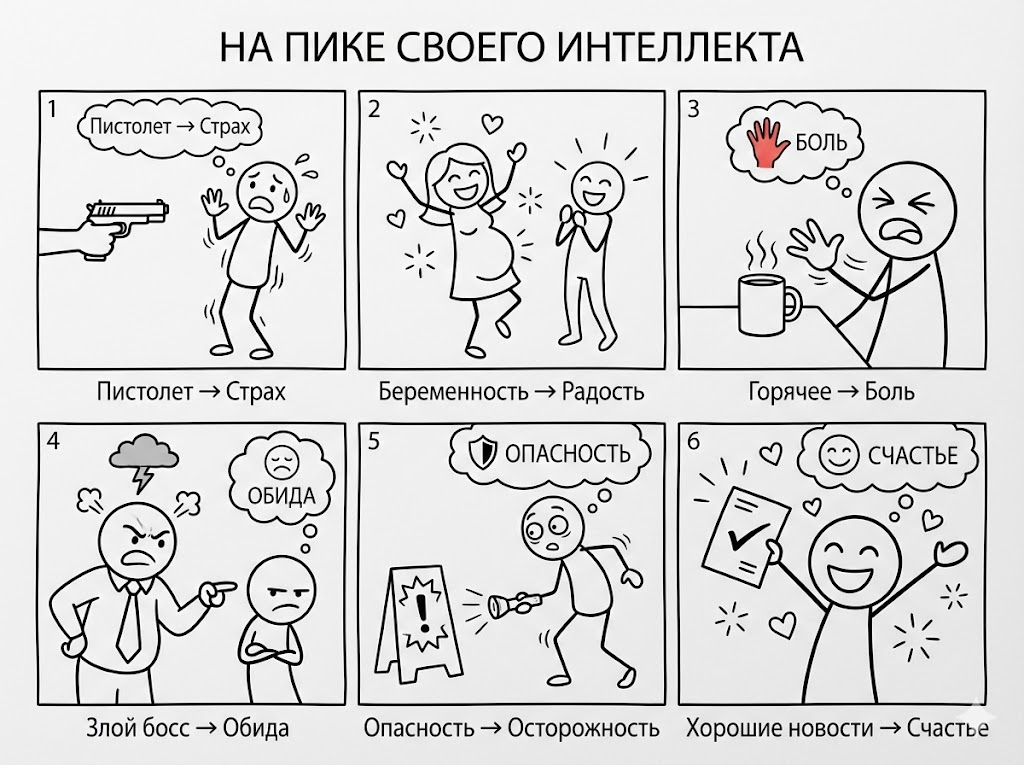
#> input picture assets/chapter_2/05_top_intelligence_examples.png, 1024 x 765 px; its folder holds only this picture in this run
$ python -i image_processor.py   (imports and definitions only)
#> lines starting #> are read from the running program, lines starting #| are printed output that depends on the picture; after the words box and inside, x2 and y2 are one past the last pixel; in counts of white or black regions, pixels touching at a corner belong together
"""Image processing module for HEIC conversion and preprocessing."""

import os
from pathlib import Path
from typing import Optional
import cv2
import numpy as np
from PIL import Image
from pillow_heif import register_heif_opener

# Register HEIF opener with Pillow
# [1 line not run here, left out]


# [22 lines left out: function convert_heic_to_png, not called in this run]


def preprocess_image_for_ocr(image_path: str, output_path: Optional[str] = None) -> str:
    """
    Preprocess image for better OCR accuracy.

    Applies:
    - Grayscale conversion
    - Noise reduction
    - Contrast enhancement
    - Deskewing (if needed)
    - Thresholding

    Args:
        image_path: Path to input image
        output_path: Optional output path. If None, overwrites input

    Returns:
        Path to preprocessed image
    """
    if output_path is None:
        output_path = image_path

    # Read image
    img = cv2.imread(image_path)
#> img is the input picture: shape (765, 1024, 3); mean B, G, R 216.9, 216.9, 217
    if img is None:
        raise ValueError(f"Could not read image: {image_path}")

    # Convert to grayscale
    gray = cv2.cvtColor(img, cv2.COLOR_BGR2GRAY)

    # Apply Gaussian blur to reduce noise
    denoised = cv2.GaussianBlur(gray, (3, 3), 0)

    # Apply adaptive thresholding for better text contrast
    thresh = cv2.adaptiveThreshold(
        denoised, 255, cv2.ADAPTIVE_THRESH_GAUSSIAN_C, cv2.THRESH_BINARY, 11, 2
    )
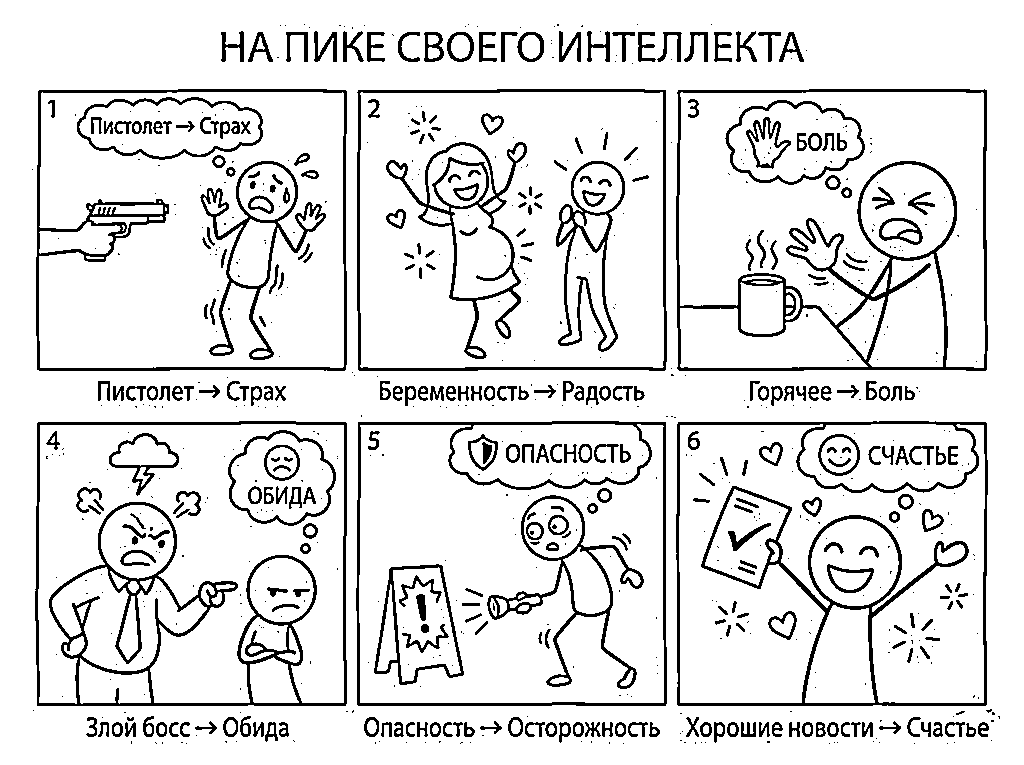
#> thresh: shape (765, 1024); 88.5% white; 839 black regions (507 under 20 px), largest, box (x1, y1, x2, y2) and area: (35, 421, 347, 706) 9336, (676, 89, 988, 371) 8382, (676, 421, 988, 706) 8291

    # Optional: Apply morphological operations to clean up
    kernel = np.ones((1, 1), np.uint8)
    cleaned = cv2.morphologyEx(thresh, cv2.MORPH_CLOSE, kernel)

    # Save preprocessed image
    cv2.imwrite(output_path, cleaned)

    return output_path


# [34 lines left out: function process_all_images, not called in this run]

>>> result = preprocess_image_for_ocr('../../assets/chapter_2/05_top_intelligence_examples.png')

$ run again, on assets/chapter_2/01_listening_give_take.png
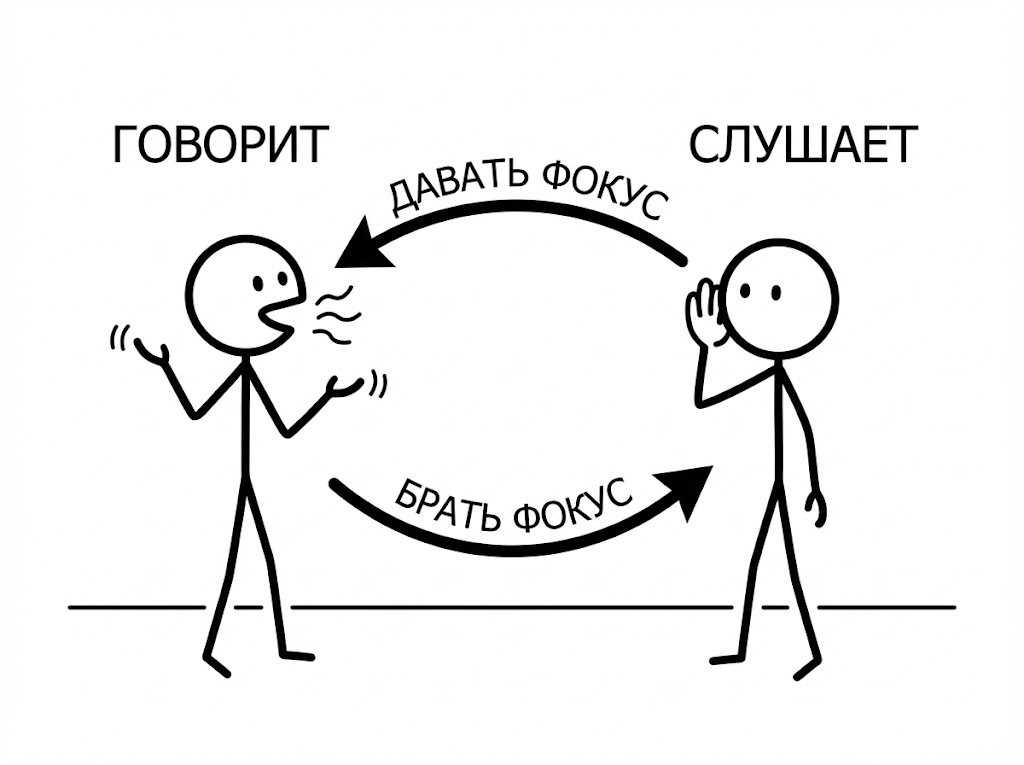
#> input picture assets/chapter_2/01_listening_give_take.png, 1024 x 765 px
#> in preprocess_image_for_ocr, img is the input picture: shape (765, 1024, 3); mean B, G, R 239.3, 239.3, 239.3
#> in preprocess_image_for_ocr, `thresh = cv2.adaptiveThreshold( denoised, 255, cv2.ADAPTIVE_THRESH_GAU..`:
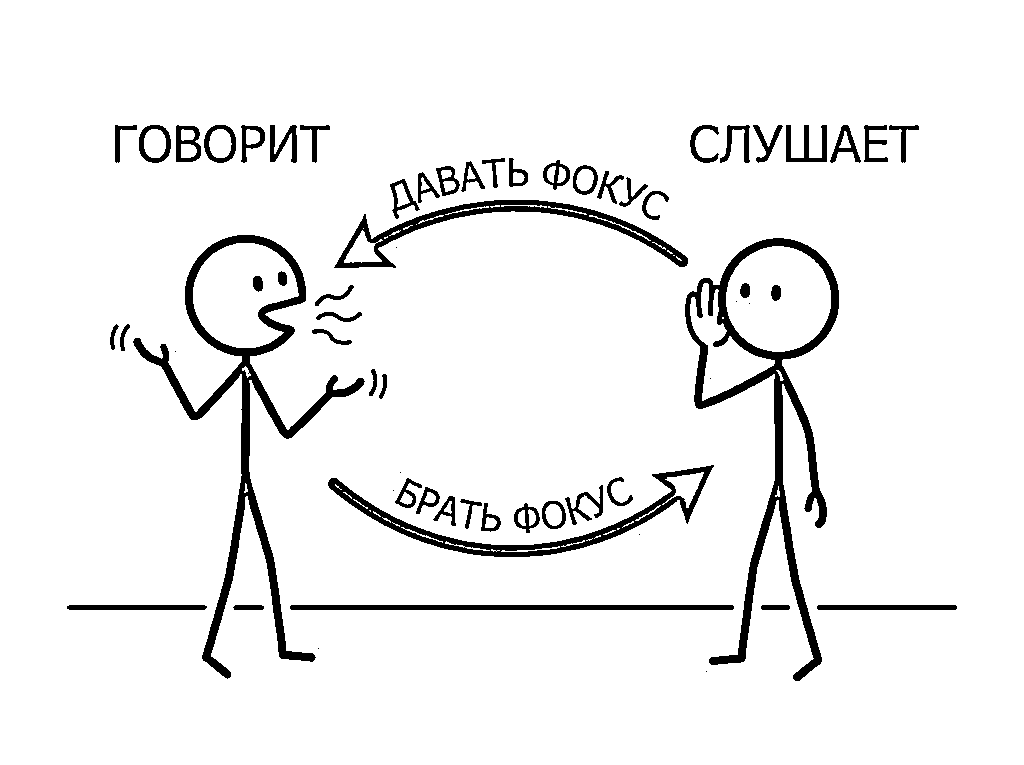
#> thresh: shape (765, 1024); 94.1% white; 64 black regions (10 under 20 px), largest, box (x1, y1, x2, y2) and area: (685, 238, 839, 681) 10620, (133, 235, 365, 679) 10444, (328, 465, 714, 557) 4748

$ run again, on assets/chapter_2/02_yes_and_structure.png
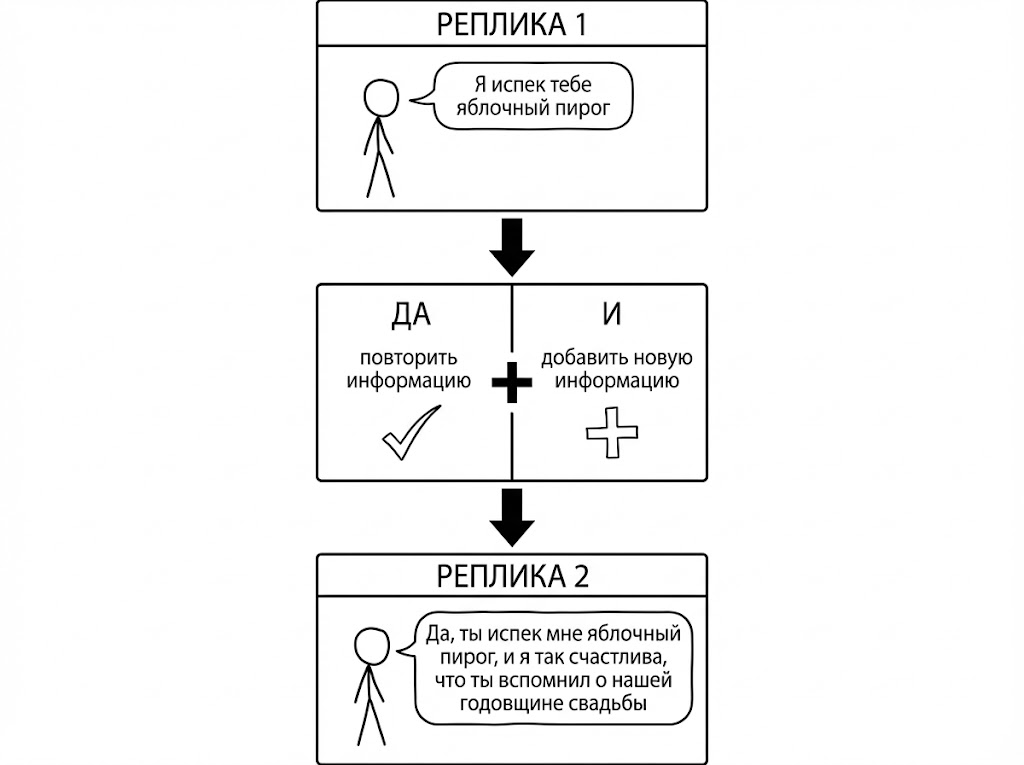
#> input picture assets/chapter_2/02_yes_and_structure.png, 1024 x 765 px
#> in preprocess_image_for_ocr, img is the input picture: shape (765, 1024, 3); mean B, G, R 245.3, 245.3, 245.3
#> in preprocess_image_for_ocr, `thresh = cv2.adaptiveThreshold( denoised, 255, cv2.ADAPTIVE_THRESH_GAU..`:
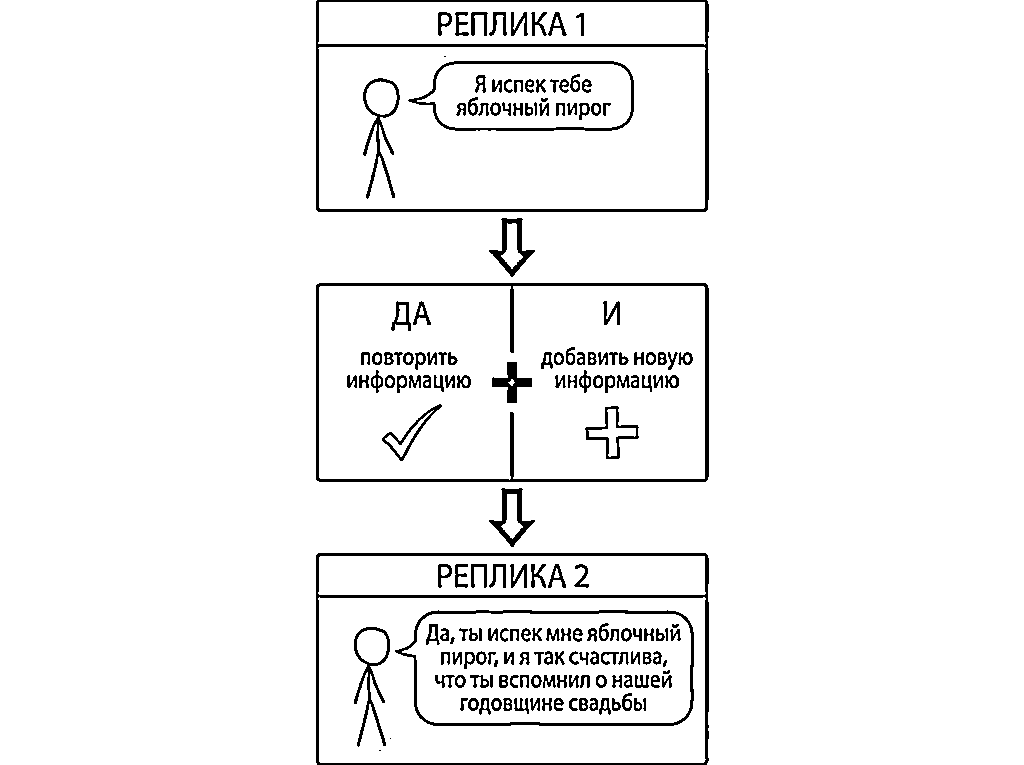
#> thresh: shape (765, 1024); 95.4% white; 181 black regions (4 under 20 px), largest, box (x1, y1, x2, y2) and area: (316, 0, 709, 212) 4504, (316, 553, 709, 765) 4491, (316, 283, 709, 482) 4210

$ run again, on assets/chapter_2/03_commitment_comparison.png
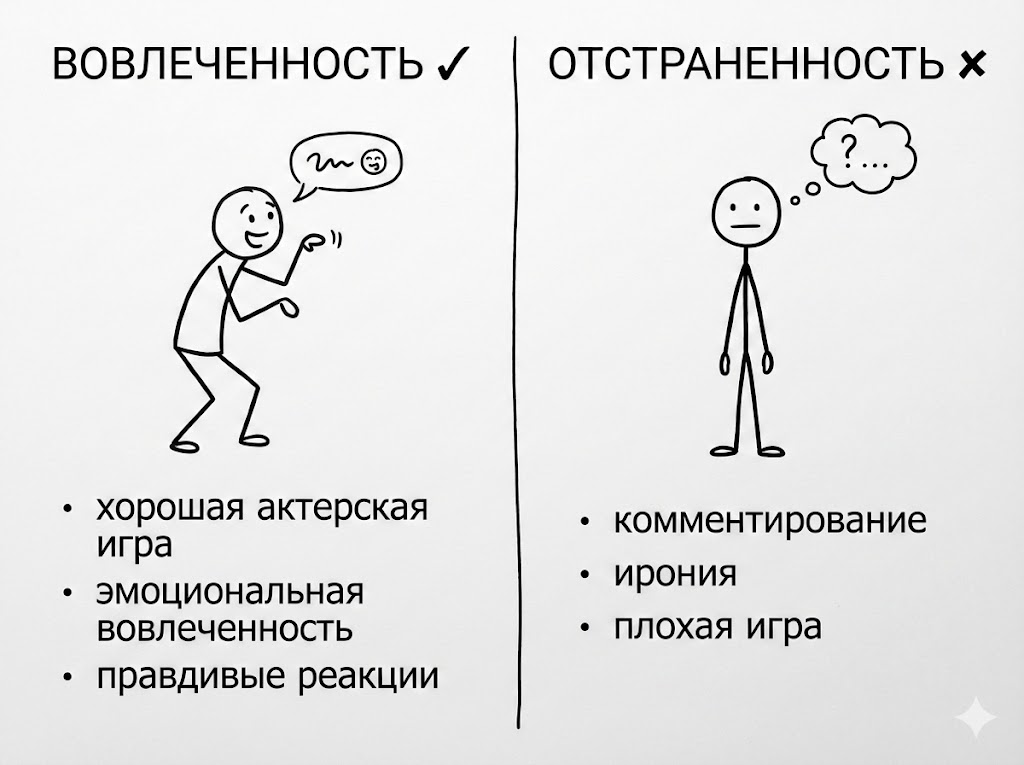
#> input picture assets/chapter_2/03_commitment_comparison.png, 1024 x 765 px
#> in preprocess_image_for_ocr, img is the input picture: shape (765, 1024, 3); mean B, G, R 227.8, 227.8, 227.8
#> in preprocess_image_for_ocr, `thresh = cv2.adaptiveThreshold( denoised, 255, cv2.ADAPTIVE_THRESH_GAU..`:
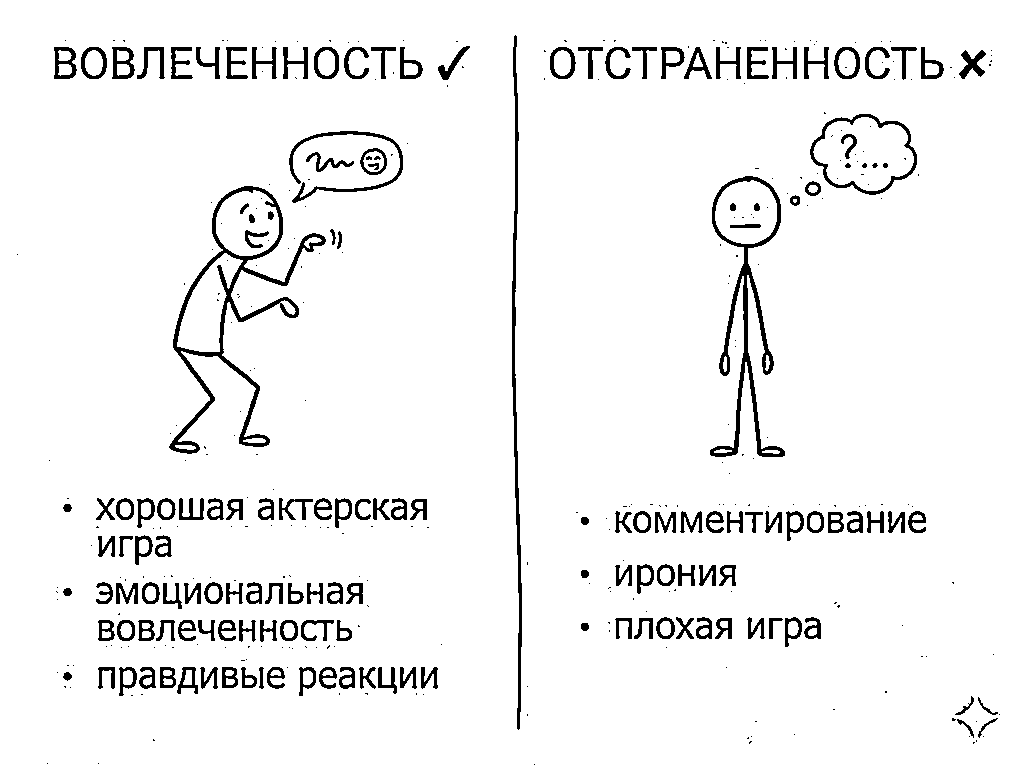
#> thresh: shape (765, 1024); 94.7% white; 424 black regions (270 under 20 px), largest, box (x1, y1, x2, y2) and area: (169, 186, 326, 454) 4492, (710, 176, 785, 457) 3481, (512, 35, 522, 730) 2216
